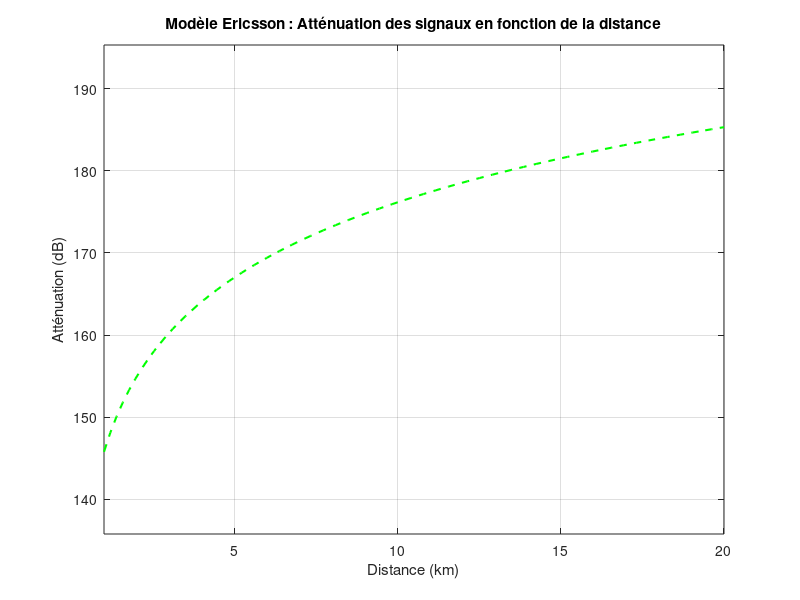

Write the MATLAB code that produced this figure.
close all;

% Paramètres du modèle Ericsson
f = 1800; % Fréquence en MHz
hb = 50; % Hauteur de l'antenne émettrice en mètres
hm = 1.5; % Hauteur de l'antenne réceptrice en mètres
d = linspace(1, 20, 100); % Distance en km

% Vérification de la plage de fréquence pour l'application du modèle
if f >= 150 && f <= 2000
    % Coefficients du modèle Ericsson
    a_0 = 36.2;
    a_1 = 30.2;
    a_2 = 12.0;
    a_3 = 0.1;

    % Correction pour la fréquence
    g_f = 44.49 * log10(f) - 4.78 * (log10(f))^2;

    % Calcul de l'atténuation selon le modèle Ericsson
    L_p_Ericsson = a_0 + a_1 * log10(d) + a_2 * log10(hb) + a_3 * log10(hb) .* log10(d) - 3.2 * (log10(11.75 * hm))^2 + g_f;
else
    L_p_Ericsson = NaN(size(d)); % Non applicable pour cette plage de fréquences
end

% Tracé du modèle Ericsson
figure;
plot(d, L_p_Ericsson, 'g--', 'LineWidth', 1.5);

% Ajout des labels et du titre
xlabel('Distance (km)');
ylabel('Atténuation (dB)');
title('Modèle Ericsson : Atténuation des signaux en fonction de la distance');

% Ajout de la grille
grid on;
axis([1 20 min(L_p_Ericsson) - 10 max(L_p_Ericsson) + 10]);
